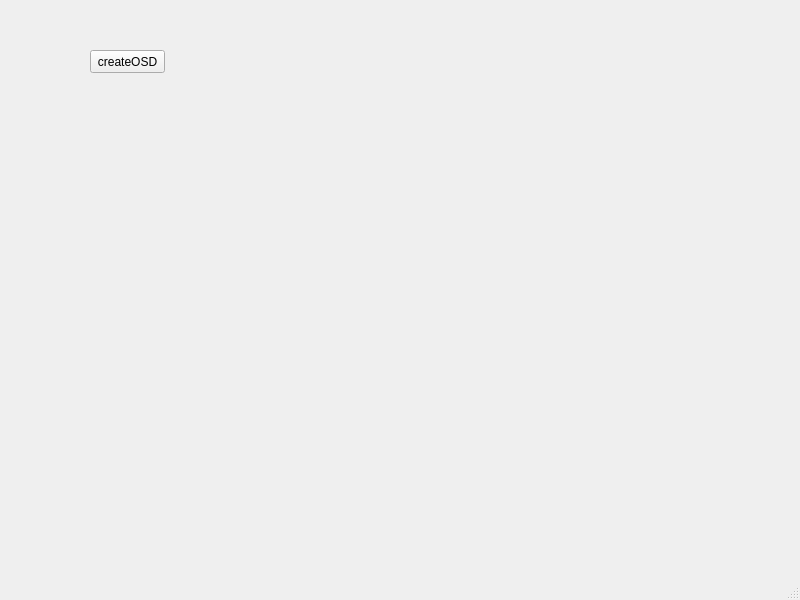
<?xml version="1.0" encoding="UTF-8"?>
<ui version="4.0">
 <class>MixPollution</class>
 <widget class="QMainWindow" name="MixPollution">
  <property name="geometry">
   <rect>
    <x>0</x>
    <y>0</y>
    <width>800</width>
    <height>600</height>
   </rect>
  </property>
  <property name="windowTitle">
   <string>叠加污染源数据测试</string>
  </property>
  <widget class="QWidget" name="centralwidget">
   <widget class="QPushButton" name="createOSDbtn">
    <property name="geometry">
     <rect>
      <x>90</x>
      <y>50</y>
      <width>75</width>
      <height>23</height>
     </rect>
    </property>
    <property name="text">
     <string>createOSD</string>
    </property>
   </widget>
  </widget>
  <widget class="QMenuBar" name="menubar">
   <property name="geometry">
    <rect>
     <x>0</x>
     <y>0</y>
     <width>800</width>
     <height>23</height>
    </rect>
   </property>
  </widget>
  <widget class="QStatusBar" name="statusbar"/>
 </widget>
 <resources/>
 <connections/>
</ui>
